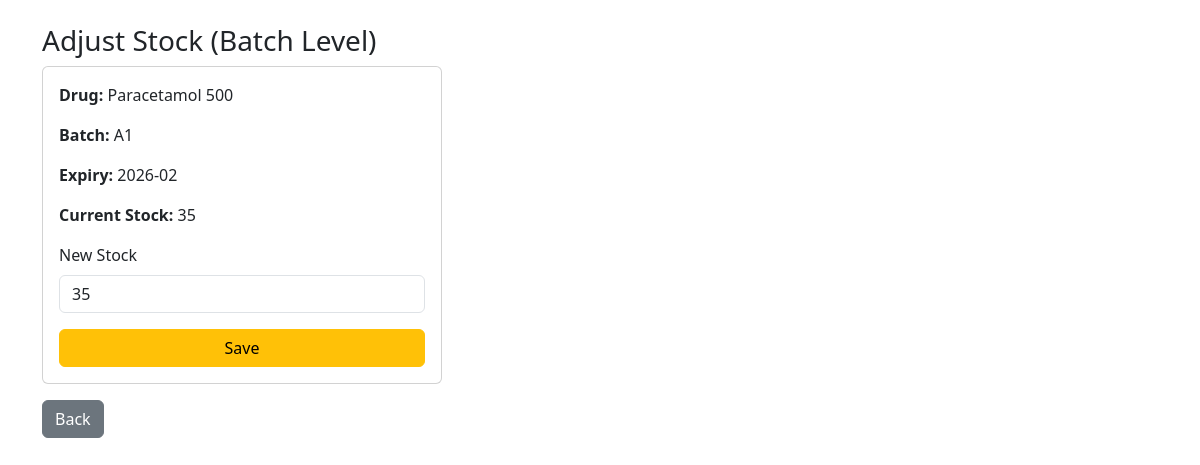
/adjust_stock/1 (signed in), run on the app's committed database.
### tables this page shows
CREATE TABLE products (
        id INTEGER PRIMARY KEY AUTOINCREMENT,
        drug_name TEXT,
        batch TEXT,
        expiry TEXT,
        mrp REAL,
        stock INTEGER
    , low_stock_limit INTEGER DEFAULT 5);

### app.py (the view)
    def wrap(*args, **kwargs):
        if "user" not in session:
            return redirect(url_for("login"))
        return f(*args, **kwargs)

### app.py (called while the page is built, shortened)
def get_db():
    con = sqlite3.connect(DB)
    con.row_factory = sqlite3.Row
    return con

def login_required(f):
    def wrap(*args, **kwargs):
        if "user" not in session:
            return redirect(url_for("login"))
        return f(*args, **kwargs)
    wrap.__name__ = f.__name__
    return wrap

@app.route("/adjust_stock/<int:id>", methods=["GET", "POST"])
@login_required
def adjust_stock(id):
    con = get_db()
    cur = con.cursor()
    product = cur.execute(
        "SELECT * FROM products WHERE id=?",
        (id,)
    ).fetchone()
    con.close()
    return render_template("adjust_stock.html", p=product)

### templates/adjust_stock.html (shortened to what this page needs)
<!DOCTYPE html>
<html>
<head>
    <link href="https://cdn.jsdelivr.net/npm/bootstrap@5.3.3/dist/css/bootstrap.min.css" rel="stylesheet">
</head>
<body class="container mt-4">
<h3>Adjust Stock (Batch Level)</h3>
<div class="card p-3" style="max-width:400px;">
    <p><strong>Drug:</strong> {{ p.drug_name }}</p>
    <p><strong>Batch:</strong> {{ p.batch }}</p>
    <p><strong>Expiry:</strong> {{ p.expiry }}</p>
    <p><strong>Current Stock:</strong> {{ p.stock }}</p>
    <form method="post">
        <div class="mb-3">
            <label class="form-label">New Stock</label>
            <input name="stock"
                   type="number"
                   min="0"
                   value="{{ p.stock }}"
                   class="form-control"
                   required>
        </div>
        <button class="btn btn-warning w-100">Save</button>
    </form>
</div>
<a href="/" class="btn btn-secondary mt-3">Back</a>
</body>
</html>

### data on the page
products: drug_name "Paracetamol 500", batch "A1", expiry "2026-02", stock "35"
